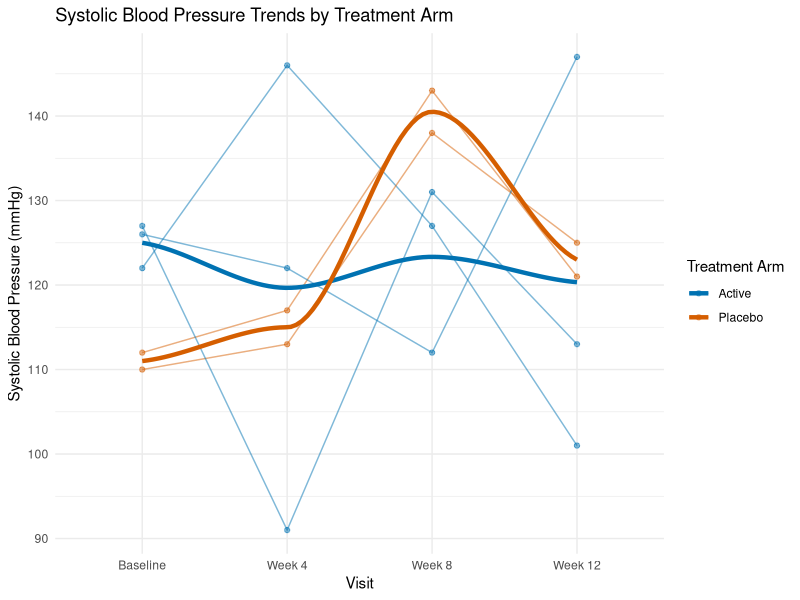
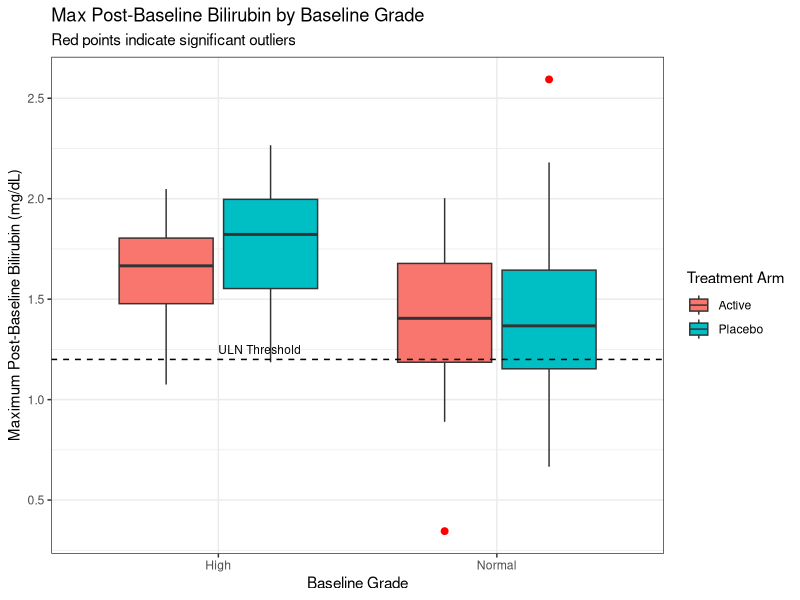

Source code (R) for these figures, in order:
## ---- chunk 1
#| label: spaghetti-vitals
#| message: false
library(dplyr)
library(ggplot2)

# Simulated Vitals Data
set.seed(123)
advs <- data.frame(
  USUBJID = rep(c("101", "102", "103", "104", "105"), each = 4),
  TRTA = rep(c("Placebo", "Active", "Placebo", "Active", "Active"), each = 4),
  AVISITN = rep(c(0, 4, 8, 12), times = 5),
  AVISIT = rep(c("Baseline", "Week 4", "Week 8", "Week 12"), times = 5)
) %>%
  mutate(AVAL = round(rnorm(n(), mean = 120, sd = 15))) # Random SBP values

# Ensure AVISIT is ordered correctly as a factor!
advs$AVISIT <- factor(advs$AVISIT, levels = c("Baseline", "Week 4", "Week 8", "Week 12"))

## ---- chunk 2
# Basic Spaghetti Plot
ggplot(advs, aes(x = AVISIT, y = AVAL, group = USUBJID, color = TRTA)) +
  geom_line(alpha = 0.5) +  # Faded lines for individual subjects
  geom_point(alpha = 0.5) + # Faded points
  
  # Overlay a LOESS smoothing curve (overall trend) grouping by TRTA
  geom_smooth(aes(group = TRTA), method = "loess", se = FALSE, size = 1.5) +
  
  # Clinical Formatting
  theme_minimal() +
  labs(
    title = "Systolic Blood Pressure Trends by Treatment Arm",
    x = "Visit",
    y = "Systolic Blood Pressure (mmHg)",
    color = "Treatment Arm"
  ) +
  scale_color_manual(values = c("Active" = "#0072B2", "Placebo" = "#D55E00"))
## ---- chunk 3
# Simulated Lab Data
adlb_max <- data.frame(
  USUBJID = 1:50,
  TRTA = sample(c("Placebo", "Active"), 50, replace = TRUE),
  BBASE_GRADE = sample(c("Normal", "High"), 50, replace = TRUE, prob = c(0.8, 0.2)),
  AVAL = rnorm(50, mean = 1.5, sd = 0.5) # Max Post-Baseline values
)

ggplot(adlb_max, aes(x = BBASE_GRADE, y = AVAL, fill = TRTA)) +
  geom_boxplot(outlier.color = "red", outlier.size = 2) +
  
  # Add a horizontal line representing the Upper Limit of Normal (e.g., 1.2)
  geom_hline(yintercept = 1.2, linetype = "dashed", color = "black") +
  
  annotate("text", x = 1, y = 1.25, label = "ULN Threshold", size = 3, hjust = 0) +
  
  theme_bw() +
  labs(
    title = "Max Post-Baseline Bilirubin by Baseline Grade",
    subtitle = "Red points indicate significant outliers",
    x = "Baseline Grade",
    y = "Maximum Post-Baseline Bilirubin (mg/dL)",
    fill = "Treatment Arm"
  )
